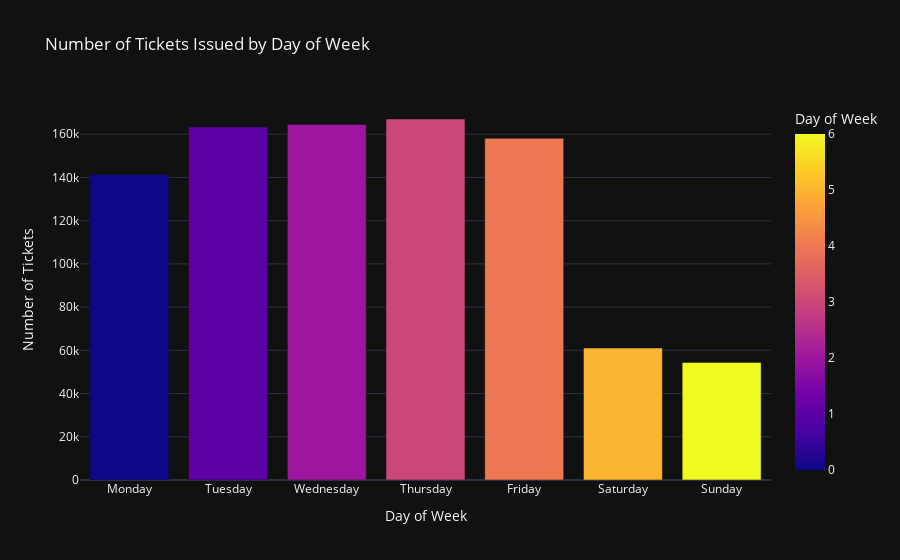

Source (notebook cell):
### Code cell
fig = px.bar(tickets_by_day, x='Day of Week',y='count', color='Day of Week',
             title='Number of Tickets Issued by Day of Week',
             labels={'count': 'Number of Tickets'})
fig.update_layout(
    xaxis=dict(
        tickmode='array',
        tickvals=[0, 1, 2, 3, 4, 5, 6],
        ticktext=['Monday', 'Tuesday', 'Wednesday', 'Thursday', 'Friday', 'Saturday', 'Sunday']
    )
)
fig

### Figure 1 — Plotly figure (JSON) as saved in the notebook; plotly's stock layout.template omitted (floating-point values rounded to 4 significant figures)
{"data": [{"alignmentgroup": "True", "hovertemplate": "Day of Week=%{marker.color}<br>Number of Tickets=%{y}<extra></extra>", "legendgroup": "", "marker": {"color": [3, 2, 1, 4, 0, 5, 6], "coloraxis": "coloraxis", "pattern": {"shape": ""}}, "name": "", "offsetgroup": "", "orientation": "v", "showlegend": false, "textposition": "auto", "x": [3, 2, 1, 4, 0, 5, 6], "xaxis": "x", "y": [167057, 164516, 163375, 158115, 141352, 61072, 54430], "yaxis": "y", "type": "bar"}], "layout": {"xaxis": {"anchor": "y", "domain": [0.0, 1.0], "title": {"text": "Day of Week"}, "tickmode": "array", "tickvals": [0, 1, 2, 3, 4, 5, 6], "ticktext": ["Monday", "Tuesday", "Wednesday", "Thursday", "Friday", "Saturday", "Sunday"]}, "yaxis": {"anchor": "x", "domain": [0.0, 1.0], "title": {"text": "Number of Tickets"}}, "coloraxis": {"colorbar": {"title": {"text": "Day of Week"}}, "colorscale": [[0.0, "#0d0887"], [0.1111, "#46039f"], [0.2222, "#7201a8"], [0.3333, "#9c179e"], [0.4444, "#bd3786"], [0.5556, "#d8576b"], [0.6667, "#ed7953"], [0.7778, "#fb9f3a"], [0.8889, "#fdca26"], [1.0, "#f0f921"]]}, "legend": {"tracegroupgap": 0}, "title": {"text": "Number of Tickets Issued by Day of Week"}, "barmode": "relative"}}
